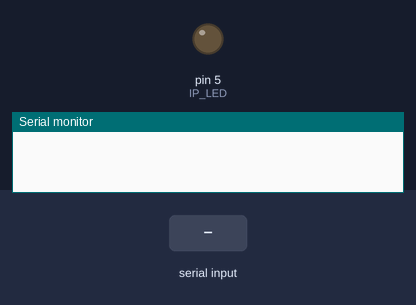
Bench run of a sketch on a simulated Arduino Uno, built with avr-gcc and run on an emulated ATmega328P. Shown: output pins drawn as LEDs (lit = HIGH), the last lines printed to the serial monitor. The inputs (shaded band) are chosen by the test bench.

Above: at 1.2 s.
1.3 s: "90,45\n" received over Serial
At 1.7 s:
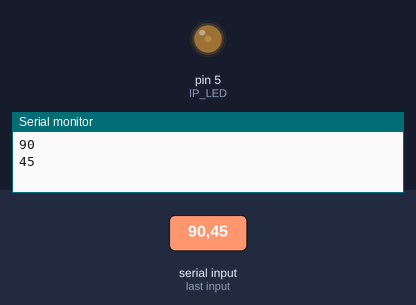
3.8 s: "30,150\n" received over Serial
At 4.6 s:
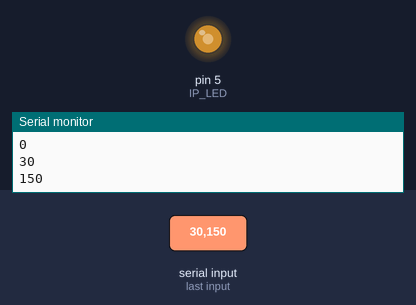
6.3 s: "200\n" received over Serial
At 6.6 s:
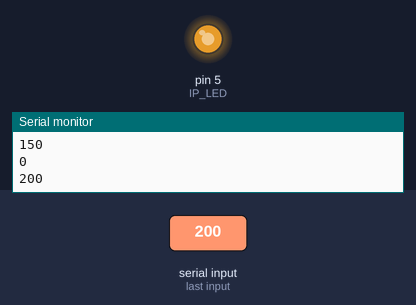
Timing chart, 0 to 9.3 s (numbered marks = the images above; inputs shaded):
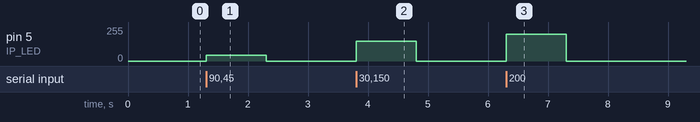

The sketch:

brightness_test.ino
```cpp
/*
 * IP Indicator brightness tester
 */
const int IP_LED = 5;

void setup() {
  Serial.begin(9600);
  pinMode(IP_LED, OUTPUT);
}

void loop() {
  if(Serial.available()) {
    int dimmer = Serial.parseInt();
    Serial.println(dimmer);
    analogWrite(IP_LED, dimmer);
  }

}
```

Measured:
- after the input at 1.3 s, pin 5 (IP_LED): 0/255 → 45/255 at once, → 0/255 1.0 s later
- after the input at 3.8 s, pin 5 (IP_LED): 0/255 → 150/255 at once, → 0/255 1.0 s later
- after the input at 6.3 s, pin 5 (IP_LED): 0/255 → 200/255 at once, → 0/255 1.0 s later
